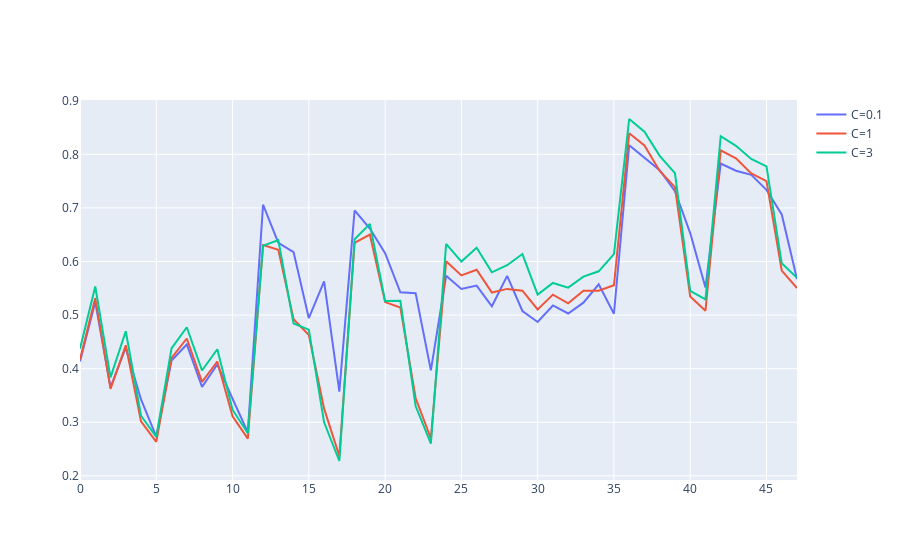

Notebook source saved alongside this figure:
### Code cell
fig = go.Figure()
fig.add_trace(go.Scatter(y=all_c01_maes, name="C=0.1"))
fig.add_trace(go.Scatter(y=all_c1_maes, name="C=1"))
fig.add_trace(go.Scatter(y=all_c3_maes, name="C=3"))
fig.show()
